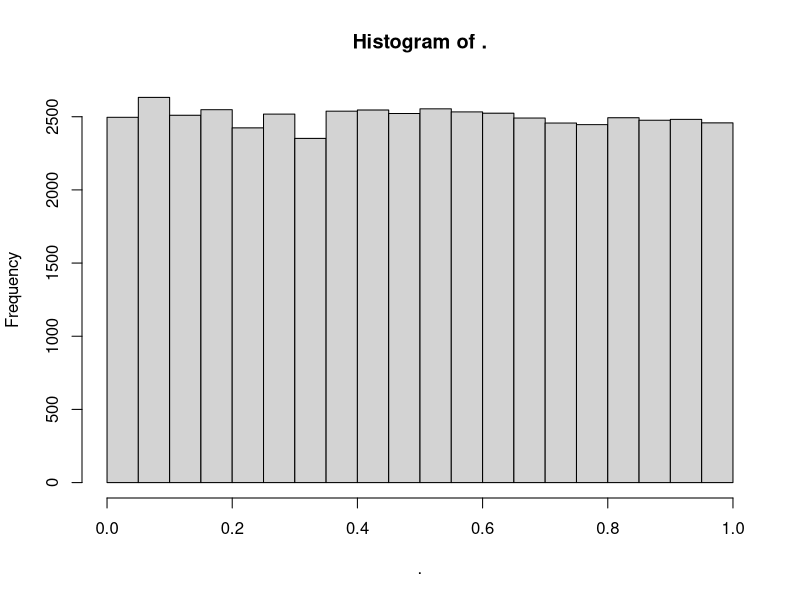
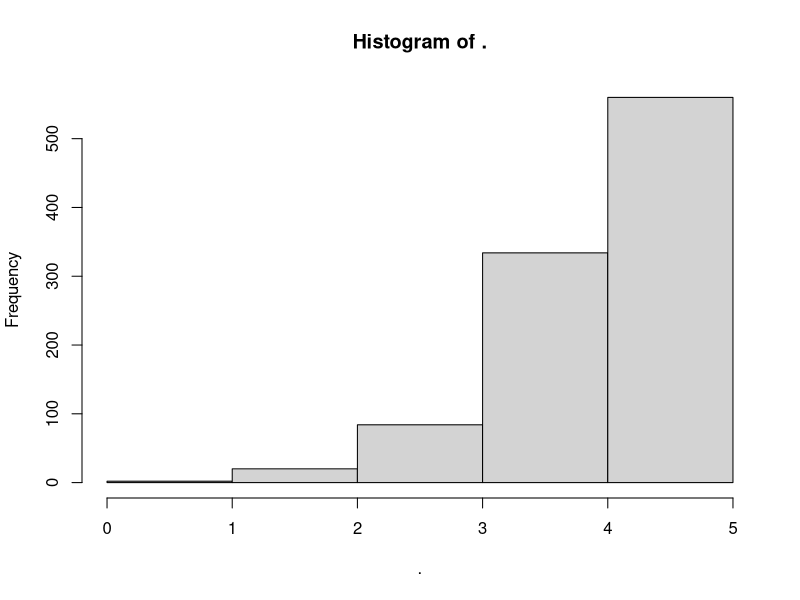
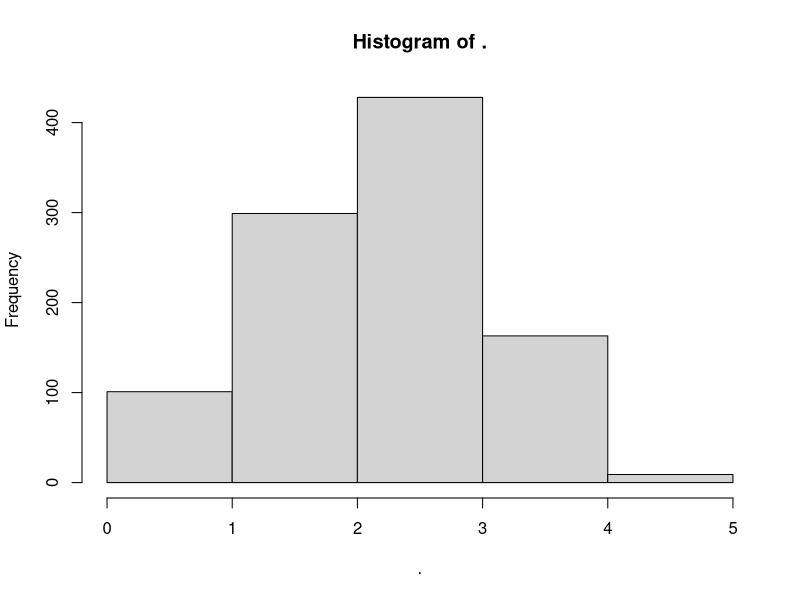
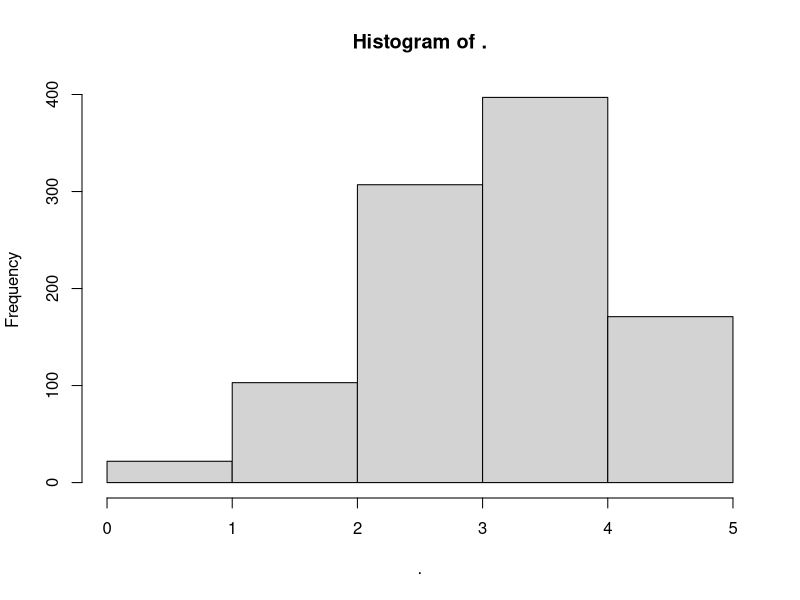
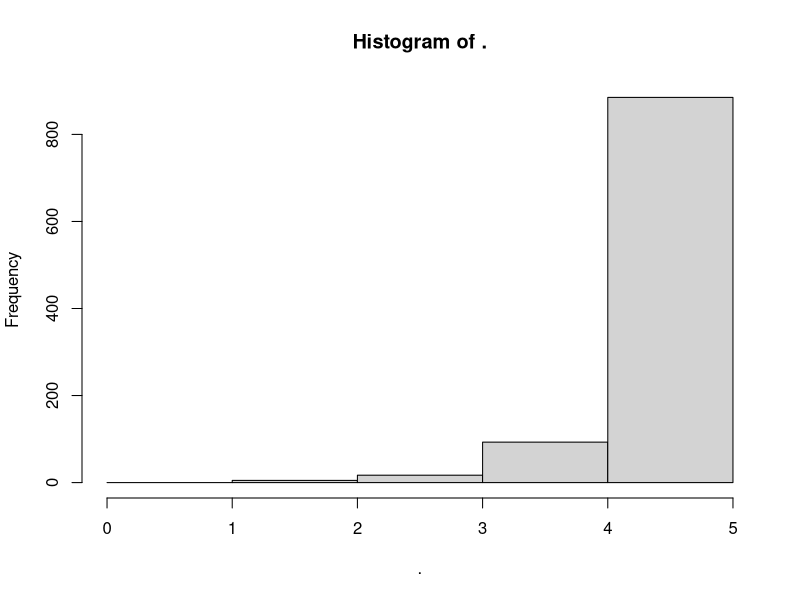

Source code (R) for these figures, in order: (Note: a time limit stopped this script after it produced the figures.)
## ---- chunk 1
library(tidyverse)
library(viridis)
knitr::opts_chunk$set(
	echo = FALSE,
	warning = FALSE,
	message = FALSE,
	fig.width = 8, 
  fig.height = 6,
  out.width = "90%"
)
options(
  ggplot2.continuous.colour = "viridis",
  ggplot2.continuous.fill = "viridis"
)
scale_colour_discrete = scale_colour_viridis_d
scale_fill_discrete = scale_fill_viridis_d
theme_set(theme_minimal() + theme(legend.position = "bottom"))
## ---- chunk 2
set.seed(719)
data = runif(50000) %>% 
  tibble() %>% 
  rename("value" = ".")

data %>% 
  pull(value) %>% 
  hist(.)
## ---- chunk 3
design3plus3 = function(n = 6, p = c(0.017, 0.043, 0.1, 0.22, 0.41)) {
  ntox = 0
  i = 1
  j = 1
  l = 1
  res = vector(mode = "list", length = 30)
  fin = NULL
  for (l in 1:n) {
    ntox = 0
    while (ntox < 2 & i < 6) {
      ntox = 0
      for (k in (3*(j-1)+1):(3*(j-1)+3)) {
        ntox = if_else(pull(data, value)[[k]] < p[[i]], (ntox + 1), ntox)
        res = rbind(res, cbind(ntox, i, k, l))
      }
      if(ntox == 1) {
        for (k in (3*j+1):(3*j+3)) {
          ntox = if_else(pull(data, value)[[k]] < p[[i]], (ntox + 1), ntox)
          res = rbind(res, cbind(ntox, i, k, l))
        }
        j = j + 1
      }
      # else {
      #   ntox = 0
      #   i = i + 1
      #   j = j + 1
      # }
      # ntox = 0
      i = i + 1
      j = j + 1
    }
    fin[[l]] = res %>%
      data.frame() %>%
      tibble() %>%
      unnest(cols = c(ntox, i, k, l)) %>%
      summarize(ntox = last(ntox),
                i = last(i),
                k = last(k),
                l = last(l))
    i = 1
    j = k/3 + 1
    ntox = 0
    l = l + 1
  }
  fin = bind_rows(fin)
  return(fin)
}
## ---- chunk 4
finl_df = design3plus3(n = 1000)
## ---- chunk 5
finl_df %>% 
  pull(i) %>% 
  hist(breaks = c(0:5))
## ---- chunk 6
finl_df1 = design3plus3(n = 1000, p = c(0.10, 0.22, 0.41, 0.64, 0.81))
## ---- chunk 7
finl_df1 %>%
  pull(i) %>%
  hist(breaks = c(0:5))
## ---- chunk 8
finl_df2 = design3plus3(n = 1000, p = c(0.043, 0.10, 0.22, 0.41, 0.64))
## ---- chunk 9
finl_df2 %>%
  pull(i) %>%
  hist(breaks = c(0:5))
## ---- chunk 10
finl_df3 = design3plus3(n = 1000, p = c(0.007, 0.017, 0.043, 0.10, 0.22))
## ---- chunk 11
finl_df3 %>%
  pull(i) %>%
  hist(breaks = c(0:5))
## ---- chunk 12
finl_df4 = design3plus3(n = 1000, p = c(0.003, 0.007, 0.017, 0.043, 0.10))
## ---- chunk 13
finl_df4 %>%
  pull(i) %>%
  hist(breaks = c(0:5))
